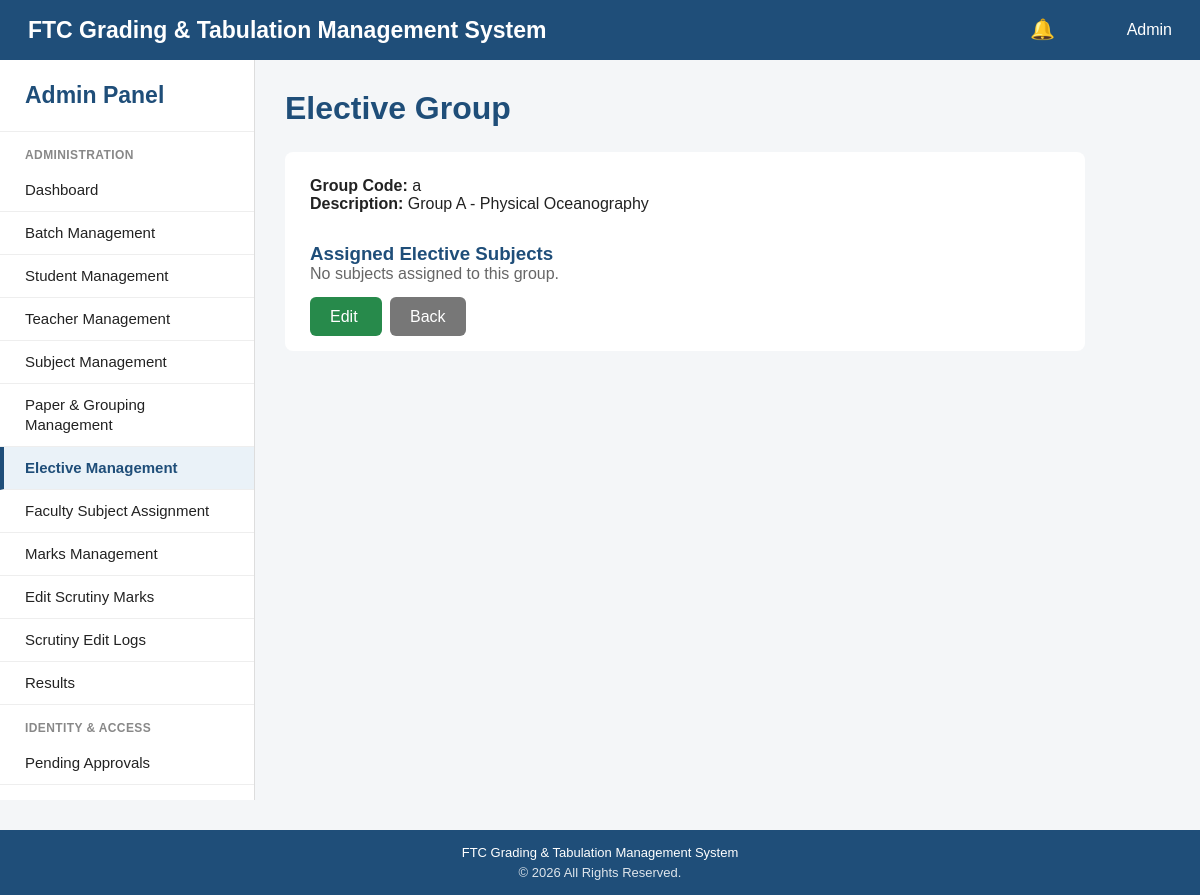
/admin/electives/view.php?id=a, run on the app's committed database.
### tables this page shows
CREATE TABLE elective_groups (

    group_code CHAR(1) PRIMARY KEY,

    group_description VARCHAR(255) NOT NULL,

    created_at TIMESTAMP DEFAULT CURRENT_TIMESTAMP

);

### admin/electives/view.php (the view, shortened to what this page needs)
<?php
require_once "../../config/database.php";
$groupCode = $_GET["id"] ?? "";
$stmt = $pdo->prepare("
    SELECT
        group_code,
        group_description,
        created_at
    FROM elective_groups
    WHERE group_code = :group_code
");
$stmt->execute([
    ":group_code" => $groupCode
]);
$group = $stmt->fetch(PDO::FETCH_ASSOC);
$stmt = $pdo->prepare("
    SELECT
        s.subject_id,
        s.subject_code,
        s.subject_name
    FROM elective_subject_mapping esm
    INNER JOIN subjects s
        ON esm.subject_id = s.subject_id
    WHERE esm.group_code = :group_code
    ORDER BY s.subject_name
");
$stmt->execute([
    ":group_code" => $groupCode
]);
$subjects = $stmt->fetchAll(PDO::FETCH_ASSOC);
require_once "../../includes/header.php";
?>
<div style="display:flex;flex-direction:column;min-height:100vh;">
    <?php require_once "../../includes/navbar.php"; ?>
    <div style="display:flex;flex:1;">
        <?php require_once "../../includes/sidebar.php"; ?>
        <main style="
            flex:1;
            padding:30px;
            background:#f4f6f8;
        ">
            <h1 style="color:#1f4e79;">
                Elective Group
            </h1>
            <div style="
                background:white;
                padding:25px;
                border-radius:8px;
                max-width:800px;
                margin-top:25px;
            ">
                <p>
                    <strong>Group Code:</strong>
                    <?php echo htmlspecialchars($group["group_code"]); ?>
                </p>
                <p>
                    <strong>Description:</strong>
                    <?php echo htmlspecialchars($group["group_description"]); ?>
                </p>
                <h3 style="color:#1f4e79;margin-top:30px;">
                    Assigned Elective Subjects
                </h3>
                <?php if (count($subjects) > 0): ?>
                    <table style="
                        width:100%;
                        border-collapse:collapse;
                    ">
                        <tr>
                            <th style="
                                padding:10px;
                                background:#1f4e79;
                                color:white;
                                text-align:left;
                            ">
                                Code
                            </th>
                            <th style="
                                padding:10px;
                                background:#1f4e79;
                                color:white;
                                text-align:left;
                            ">
                                Subject
                            </th>
                        </tr>
                        <?php foreach ($subjects as $subject): ?>
                            <tr>
                                <td style="
                                    padding:10px;
                                    border-bottom:1px solid #eee;
                                ">
                                    <?php
                                    echo htmlspecialchars(
                                        $subject["subject_code"]
                                    );
                                    ?>
                                </td>
                                <td style="
                                    padding:10px;
                                    border-bottom:1px solid #eee;
                                ">
                                    <?php
                                    echo htmlspecialchars(
                                        $subject["subject_name"]
                                    );
                                    ?>
                                </td>
                            </tr>
                        <?php endforeach; ?>
                    </table>
                <?php else: ?>
                    <p style="color:#666;">
                        No subjects assigned to this group.
                    </p>
                <?php endif; ?>
                <div style="margin-top:25px;">
                    <a
                        href="edit.php?id=<?php echo urlencode($groupCode); ?>"
                        style="
                            background:#278a4b;
                            color:white;
                            padding:11px 20px;
                            border-radius:6px;
                            text-decoration:none;
                        "
                    >
                        Edit
                    </a>
                    <a
                        href="index.php"
                        style="
                            background:#777;
                            color:white;
                            padding:11px 20px;
                            border-radius:6px;
                            text-decoration:none;
                            margin-left:8px;
                        "
                    >
                        Back
                    </a>
                </div>
            </div>
        </main>
    </div>
    <?php require_once "../../includes/footer.php"; ?>

### includes/header.php (style rules this page uses)
* { box-sizing: border-box; margin: 0; padding: 0; }
body { font-family: Arial, Helvetica, sans-serif; background-color: #f4f6f8; color: #222; min-height: 100vh; overflow-x: hidden; }
a { text-decoration: none; color: inherit; }
.page-container > div { min-width: 0; }
.page-container main { min-width: 0; overflow-x: auto; }

### data on the page
elective_groups: group_code "a", group_description "Group A - Physical Oceanography"
